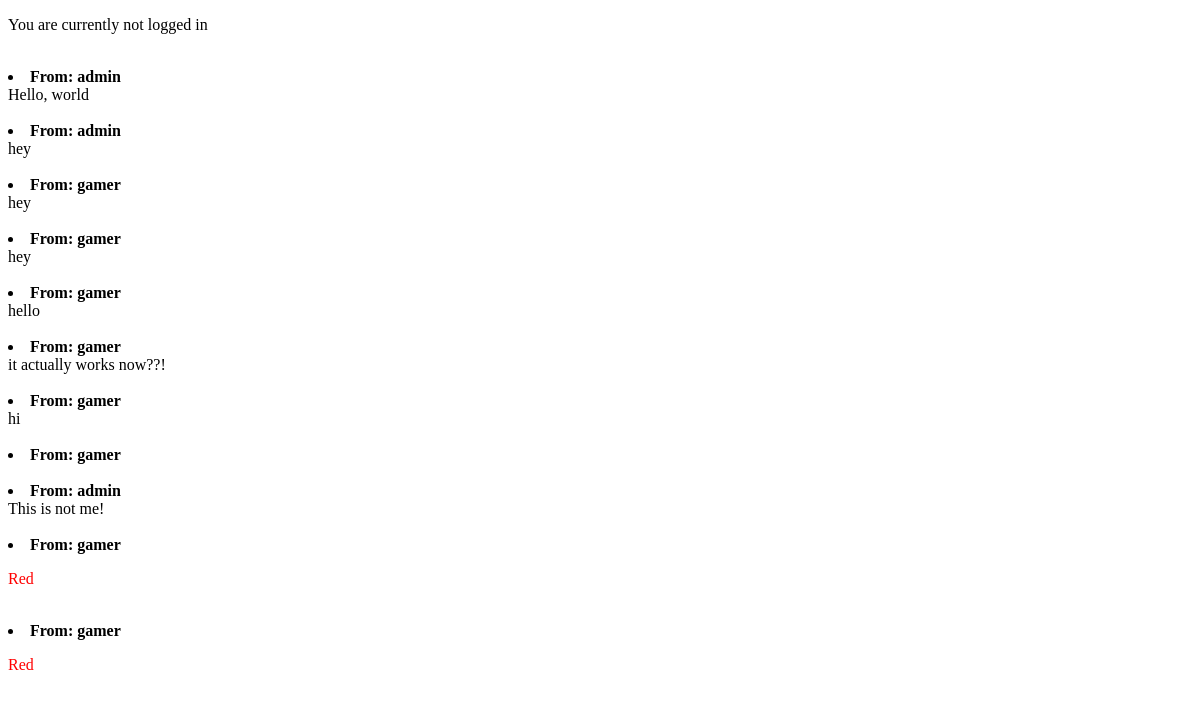
Page /messaging/ on the earlier database version.
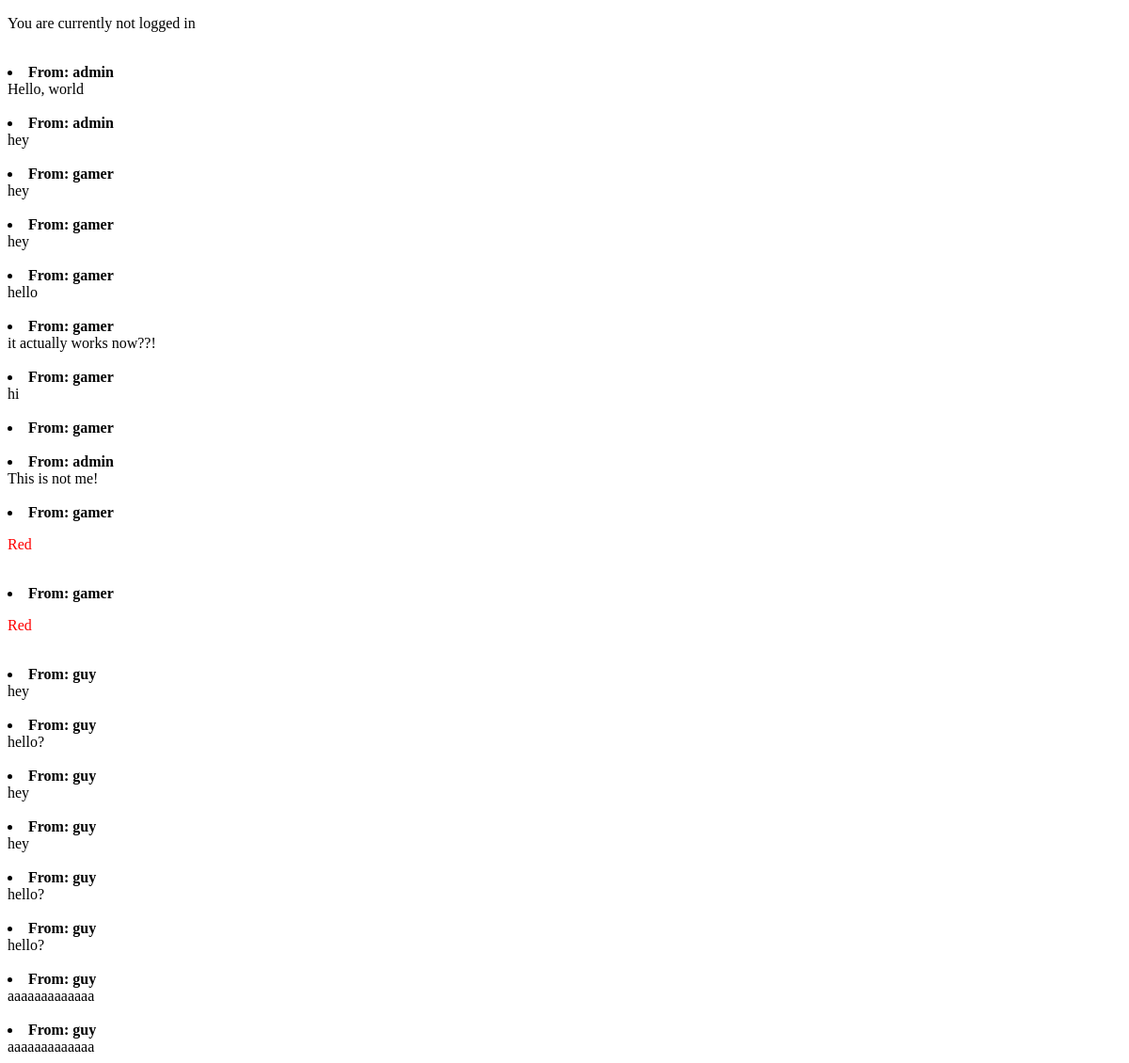
Same page on the later database version.
### messaging/models.py (models this page shows)
class Message(models.Model):
    user = models.ForeignKey(User, on_delete=models.CASCADE)
    text = models.CharField(max_length=200)

### messaging/views.py (the view, shortened to what this page needs)
# urls.py: path('', views.index, name='index'),
def index(request):
    if request.method == 'GET':
        messagez = Message.objects.all()
        context = {'messages': messagez}
        return render(request, 'site/index.html', context)

### messaging/templates/site/index.html (shortened to what this page needs)
<!DOCTYPE html>
<html>
<body>
{% if user.is_authenticated %}
    <p>Currently logged in as: {{ user.username }}</p>
    <br>
    <a href="/messaging/private/{{ user.id }}">Go to private chats:</a>
    <br>
    <p>Add a new message:</p>
    <form action='/messaging/' method="POST">
        {% csrf_token %}
        <input type="text" name="mymessage"/><br/>
        <input type="submit" value="Send"/>
    </form>
{% else %}
    <p>You are currently not logged in</p>
{% endif %}
{% for a in messages %}
<br>
		<li> <b>From: {{a.user}}</b>
            <br>
            {{a.text|safe}}
		</li>
		{% endfor %}
</body>
</html>

Differences in the rows shown:
added Message: user "guy", text "hey"
added Message: user "guy", text "hello?"
added Message: user "guy", text "hey"
added Message: user "guy", text "hey"
added Message: user "guy", text "hello?"
added Message: user "guy", text "hello?"
added Message: user "guy", text "aaaaaaaaaaaaa"
added Message: user "guy", text "aaaaaaaaaaaaa"
